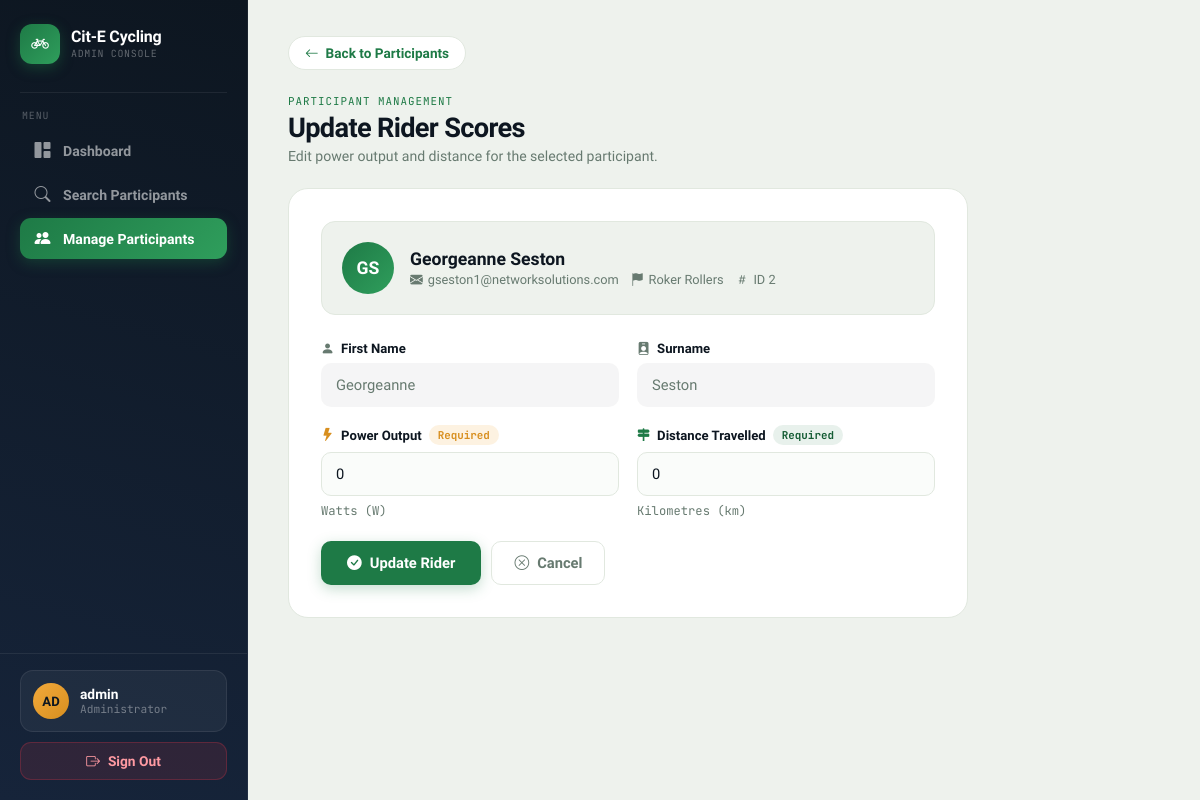
Screenshot of /edit_participant.php?id=2 (signed in) with the database file from the repository.
### tables this page shows
CREATE TABLE `participant` (
  `id` int(255) NOT NULL,
  `firstname` varchar(50) NOT NULL,
  `surname` varchar(50) NOT NULL,
  `email` varchar(100) NOT NULL,
  `power_output` float DEFAULT NULL,
  `distance` float DEFAULT NULL,
  `club_id` int(11) DEFAULT NULL
);

CREATE TABLE `club` (
  `id` int(11) NOT NULL,
  `name` varchar(100) NOT NULL,
  `location` varchar(100) NOT NULL
);

### edit_participant.php (the view, shortened to what this page needs)
<?php
include_once 'dbconnect.php';
$id = isset($_GET['id']) ? (int)$_GET['id'] : (isset($_POST['id']) ? (int)$_POST['id'] : 0);
$success = false;
$errors  = [];
$row     = null;
try {
    $pdo = new PDO("mysql:host=$servername;port=$port;dbname=$database;charset=utf8mb4",
        $username, $password, [PDO::ATTR_ERRMODE=>PDO::ERRMODE_EXCEPTION]);
    if ($id) {
        $st = $pdo->prepare("SELECT p.*, c.name AS club_name FROM participant p
            LEFT JOIN club c ON c.id=p.club_id WHERE p.id=:id");
        $st->execute([':id'=>$id]);
        $row = $st->fetch(PDO::FETCH_ASSOC);
    }
} catch (PDOException $e) {
    $errors[] = 'Database error: ' . $e->getMessage();
}
$user = htmlspecialchars($_SESSION['username']);
?>
<!DOCTYPE html>
<html lang="en">
<head>
<link rel="stylesheet" href="https://cdn.jsdelivr.net/npm/bootstrap-icons@1.13.1/font/bootstrap-icons.min.css">
</head>
<body>
<aside class="sb">
  <div class="sb-top">
    <div class="sb-brand">
      <div class="sb-brand-mark"><i class="bi bi-bicycle" style="color:#fff"></i></div>
      <div>
        <div class="sb-brand-name">Cit-E Cycling</div>
        <div class="sb-brand-sub">Admin Console</div>
      </div>
    </div>
    <div class="sb-sep"></div>
    <div class="sb-lbl">Menu</div>
    <nav class="sb-nav">
      <a class="sb-link" href="admin_menu.php?page=dashboard"><i class="bi bi-grid-1x2-fill"></i> Dashboard</a>
      <a class="sb-link" href="admin_menu.php?page=search"><i class="bi bi-search"></i> Search Participants</a>
      <a class="sb-link active" href="admin_menu.php?page=manage"><i class="bi bi-people-fill"></i> Manage Participants</a>
    </nav>
  </div>
  <div class="sb-bottom">
    <div class="sb-user">
      <div class="sb-av"><?=strtoupper(substr($user,0,2))?></div>
      <div>
        <div class="sb-uname"><?=$user?></div>
        <div class="sb-urole">Administrator</div>
      </div>
    </div>
    <a href="admin_menu.php?logout=1" class="sb-logout"><i class="bi bi-box-arrow-right"></i> Sign Out</a>
  </div>
</aside>
<div class="main">
  <a href="admin_menu.php?page=manage" class="back"><i class="bi bi-arrow-left"></i> Back to Participants</a>
  <div class="ph">
    <span class="eyebrow">Participant Management</span>
    <h1>Update Rider Scores</h1>
    <p>Edit power output and distance for the selected participant.</p>
  </div>
  <?php if ($success && $row): ?>
  <div class="success-wrap">
    <div class="success-card">
      <div class="success-icon"><i class="bi bi-check-circle-fill"></i></div>
      <h2>Participant Updated!</h2>
      <p>The scores for <strong><?=htmlspecialchars($row['firstname'].' '.$row['surname'])?></strong> have been saved successfully.</p>
      <div class="success-info">
        <div class="sinfo-row">
          <i class="bi bi-person-fill"></i>
          <span class="sinfo-label">Participant</span>
          <span class="sinfo-val"><?=htmlspecialchars($row['firstname'].' '.$row['surname'])?></span>
        </div>
        <div class="sinfo-row">
          <i class="bi bi-lightning-fill"></i>
          <span class="sinfo-label">Power Output</span>
          <span class="sinfo-val"><?=htmlspecialchars($row['power_output'])?> W</span>
        </div>
        <div class="sinfo-row">
          <i class="bi bi-signpost-2-fill"></i>
          <span class="sinfo-label">Distance</span>
          <span class="sinfo-val"><?=htmlspecialchars($row['distance'])?> km</span>
        </div>
        <?php if($row['club_name']): ?>
        <div class="sinfo-row">
          <i class="bi bi-flag-fill"></i>
          <span class="sinfo-label">Club</span>
          <span class="sinfo-val"><?=htmlspecialchars($row['club_name'])?></span>
        </div>
        <?php endif; ?>
      </div>
      <div class="success-btns">
        <a href="admin_menu.php?page=manage" class="sbtn sbtn-primary"><i class="bi bi-people-fill"></i> View All Participants</a>
        <a href="edit_participant.php?id=<?=$id?>" class="sbtn sbtn-outline"><i class="bi bi-pencil-fill"></i> Edit Again</a>
      </div>
    </div>
  </div>
  <?php else: ?>
  <div class="form-card">
    <?php if (!$row && $id): ?>
    <div class="alert alert-error"><i class="bi bi-exclamation-circle-fill"></i> Participant not found.</div>
    <?php elseif (!$id): ?>
    <div class="alert alert-error"><i class="bi bi-exclamation-circle-fill"></i> No participant ID provided. <a href="admin_menu.php?page=manage">Go back</a>.</div>
    <?php else: ?>
    <?php
      $ini=strtoupper(substr($row['firstname'],0,1).substr($row['surname'],0,1));
    ?>
    <div class="id-strip">
      <div class="id-av"><?=$ini?></div>
      <div>
        <div class="id-name"><?=htmlspecialchars($row['firstname'].' '.$row['surname'])?></div>
        <div class="id-meta">
          <span><i class="bi bi-envelope-fill"></i><?=htmlspecialchars($row['email'])?></span>
          <?php if($row['club_name']): ?>
          <span><i class="bi bi-flag-fill"></i><?=htmlspecialchars($row['club_name'])?></span>
          <?php endif; ?>
          <span><i class="bi bi-hash"></i>ID <?=$row['id']?></span>
        </div>
      </div>
    </div>
    <form method="POST" action="edit_participant.php" id="editForm" novalidate>
      <div class="form-grid">
        <div class="field">
          <label>
            <i class="bi bi-person-fill" style="color:var(--ash)"></i>
            First Name
          </label>
          <input class="inp" type="text" value="<?=htmlspecialchars($row['firstname'])?>" disabled>
        </div>
        <div class="field">
          <label>
            <i class="bi bi-person-badge-fill" style="color:var(--ash)"></i>
            Surname
          </label>
          <input class="inp" type="text" value="<?=htmlspecialchars($row['surname'])?>" disabled>
        </div>
        <div class="field" id="f-power">
          <label>
            <i class="bi bi-lightning-fill" style="color:var(--ad)"></i>
            Power Output
            <span class="field-badge fb-amber">Required</span>
          </label>
          <input class="inp <?=in_array('Power output is required and must be a number.',$errors)||in_array('Power output cannot be negative.',$errors)?'has-err':''?>"
            type="number" name="power_output" id="power_output" min="0"
            value="<?=htmlspecialchars($row['power_output'])?>" placeholder="e.g. 250" required>
          <span class="field-hint">Watts (W)</span>
        </div>
        <div class="field" id="f-distance">
          <label>
            <i class="bi bi-signpost-2-fill" style="color:var(--g)"></i>
            Distance Travelled
            <span class="field-badge fb-green">Required</span>
          </label>
          <input class="inp <?=in_array('Distance is required and must be a number.',$errors)||in_array('Distance cannot be negative.',$errors)?'has-err':''?>"
            type="number" name="distance" id="distance" step="0.01" min="0"
            value="<?=htmlspecialchars($row['distance'])?>" placeholder="e.g. 42.5" required>
          <span class="field-hint">Kilometres (km)</span>
        </div>
      </div>
      <div class="form-actions">
        <button type="submit" class="btn-save" id="saveBtn">
          <i class="bi bi-check-circle-fill"></i>
          <span id="saveLbl">Update Rider</span>
        </button>
        <a href="admin_menu.php?page=manage" class="btn-cancel">
          <i class="bi bi-x-circle"></i> Cancel
        </a>
      </div>
    </form>
    <?php endif; ?>
  </div>
  <?php endif; ?>
</div>
</body>
</html>

### rows the page displays
participant: ini "GS", firstname+surname "Georgeanne Seston", email "gseston1@networksolutions.com", club.name "Roker Rollers", id "2", firstname "Georgeanne", surname "Seston", power_output "0", distance "0"

### other values shown
substr($user,0,2) "AD"
$user "admin"
